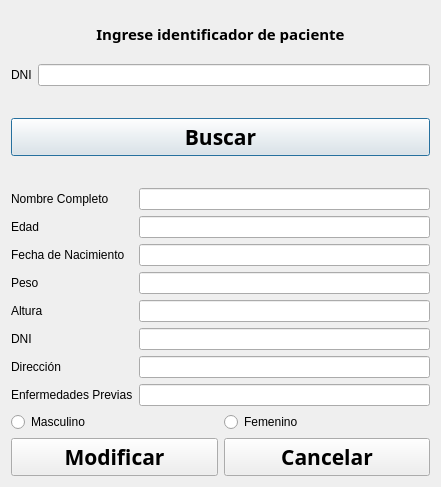
<?xml version="1.0" encoding="UTF-8"?>
<ui version="4.0">
 <class>Busc_Historial</class>
 <widget class="QDialog" name="Busc_Historial">
  <property name="geometry">
   <rect>
    <x>0</x>
    <y>0</y>
    <width>441</width>
    <height>487</height>
   </rect>
  </property>
  <property name="windowTitle">
   <string>Buscar/modificar historial</string>
  </property>
  <layout class="QGridLayout" name="gridLayout_4">
   <item row="0" column="0">
    <layout class="QGridLayout" name="gridLayout_3">
     <item row="1" column="0">
      <widget class="QLabel" name="label">
       <property name="font">
        <font>
         <family>Berlin Sans FB Demi</family>
         <pointsize>11</pointsize>
         <weight>75</weight>
         <bold>true</bold>
        </font>
       </property>
       <property name="text">
        <string>&lt;html&gt;&lt;head/&gt;&lt;body&gt;&lt;p align=&quot;center&quot;&gt;&lt;span style=&quot; font-size:11pt; font-weight:600;&quot;&gt;Ingrese identificador de paciente&lt;/span&gt;&lt;/p&gt;&lt;/body&gt;&lt;/html&gt;</string>
       </property>
      </widget>
     </item>
     <item row="3" column="0">
      <layout class="QGridLayout" name="gridLayout_2">
       <item row="3" column="0">
        <spacer name="verticalSpacer">
         <property name="orientation">
          <enum>Qt::Vertical</enum>
         </property>
         <property name="sizeHint" stdset="0">
          <size>
           <width>20</width>
           <height>40</height>
          </size>
         </property>
        </spacer>
       </item>
       <item row="0" column="0">
        <layout class="QHBoxLayout" name="horizontalLayout">
         <item>
          <widget class="QLabel" name="label_buscar_dni">
           <property name="text">
            <string>DNI</string>
           </property>
          </widget>
         </item>
         <item>
          <widget class="QLineEdit" name="buscar_dni"/>
         </item>
        </layout>
       </item>
       <item row="2" column="0">
        <widget class="QPushButton" name="buscarpushbuton">
         <property name="font">
          <font>
           <family>Berlin Sans FB Demi</family>
           <pointsize>16</pointsize>
           <weight>75</weight>
           <bold>true</bold>
          </font>
         </property>
         <property name="text">
          <string>Buscar</string>
         </property>
        </widget>
       </item>
       <item row="1" column="0">
        <spacer name="verticalSpacer_2">
         <property name="orientation">
          <enum>Qt::Vertical</enum>
         </property>
         <property name="sizeHint" stdset="0">
          <size>
           <width>20</width>
           <height>40</height>
          </size>
         </property>
        </spacer>
       </item>
      </layout>
     </item>
     <item row="2" column="0">
      <spacer name="verticalSpacer_3">
       <property name="orientation">
        <enum>Qt::Vertical</enum>
       </property>
       <property name="sizeHint" stdset="0">
        <size>
         <width>20</width>
         <height>40</height>
        </size>
       </property>
      </spacer>
     </item>
     <item row="5" column="0">
      <layout class="QHBoxLayout" name="horizontalLayout_2">
       <item>
        <widget class="QRadioButton" name="varon">
         <property name="cursor">
          <cursorShape>PointingHandCursor</cursorShape>
         </property>
         <property name="text">
          <string>Masculino</string>
         </property>
        </widget>
       </item>
       <item>
        <widget class="QRadioButton" name="mujer">
         <property name="cursor">
          <cursorShape>PointingHandCursor</cursorShape>
         </property>
         <property name="text">
          <string>Femenino</string>
         </property>
        </widget>
       </item>
      </layout>
     </item>
     <item row="6" column="0">
      <layout class="QHBoxLayout" name="horizontalLayout_3">
       <item>
        <widget class="QPushButton" name="modificarpushbuton">
         <property name="font">
          <font>
           <family>Berlin Sans FB Demi</family>
           <pointsize>16</pointsize>
           <weight>75</weight>
           <bold>true</bold>
          </font>
         </property>
         <property name="cursor">
          <cursorShape>PointingHandCursor</cursorShape>
         </property>
         <property name="text">
          <string>Modificar</string>
         </property>
        </widget>
       </item>
       <item>
        <widget class="QPushButton" name="cancelarpushbuton">
         <property name="font">
          <font>
           <family>Berlin Sans FB Demi</family>
           <pointsize>16</pointsize>
           <weight>75</weight>
           <bold>true</bold>
          </font>
         </property>
         <property name="cursor">
          <cursorShape>PointingHandCursor</cursorShape>
         </property>
         <property name="text">
          <string>Cancelar</string>
         </property>
        </widget>
       </item>
      </layout>
     </item>
     <item row="4" column="0">
      <layout class="QGridLayout" name="gridLayout">
       <item row="0" column="1">
        <layout class="QVBoxLayout" name="verticalLayout_2">
         <item>
          <widget class="QLineEdit" name="nombre"/>
         </item>
         <item>
          <widget class="QLineEdit" name="edad"/>
         </item>
         <item>
          <widget class="QLineEdit" name="fechanacimiento"/>
         </item>
         <item>
          <widget class="QLineEdit" name="peso"/>
         </item>
         <item>
          <widget class="QLineEdit" name="altura"/>
         </item>
         <item>
          <widget class="QLineEdit" name="dni"/>
         </item>
         <item>
          <widget class="QLineEdit" name="direccion"/>
         </item>
         <item>
          <widget class="QLineEdit" name="enfermedades"/>
         </item>
        </layout>
       </item>
       <item row="0" column="0">
        <layout class="QVBoxLayout" name="verticalLayout">
         <item>
          <widget class="QLabel" name="label_nombre">
           <property name="text">
            <string>Nombre Completo</string>
           </property>
          </widget>
         </item>
         <item>
          <widget class="QLabel" name="label_edad">
           <property name="text">
            <string>Edad</string>
           </property>
          </widget>
         </item>
         <item>
          <widget class="QLabel" name="label_fecha">
           <property name="text">
            <string>Fecha de Nacimiento</string>
           </property>
          </widget>
         </item>
         <item>
          <widget class="QLabel" name="label_peso">
           <property name="text">
            <string>Peso</string>
           </property>
          </widget>
         </item>
         <item>
          <widget class="QLabel" name="label_altura">
           <property name="text">
            <string>Altura</string>
           </property>
          </widget>
         </item>
         <item>
          <widget class="QLabel" name="label_dni">
           <property name="text">
            <string>DNI</string>
           </property>
          </widget>
         </item>
         <item>
          <widget class="QLabel" name="label_direccion">
           <property name="text">
            <string>Dirección</string>
           </property>
          </widget>
         </item>
         <item>
          <widget class="QLabel" name="label_enfermedades">
           <property name="text">
            <string>Enfermedades Previas</string>
           </property>
          </widget>
         </item>
        </layout>
       </item>
      </layout>
     </item>
     <item row="0" column="0">
      <spacer name="verticalSpacer_4">
       <property name="orientation">
        <enum>Qt::Vertical</enum>
       </property>
       <property name="sizeHint" stdset="0">
        <size>
         <width>20</width>
         <height>40</height>
        </size>
       </property>
      </spacer>
     </item>
    </layout>
   </item>
  </layout>
 </widget>
 <resources/>
 <connections/>
</ui>
